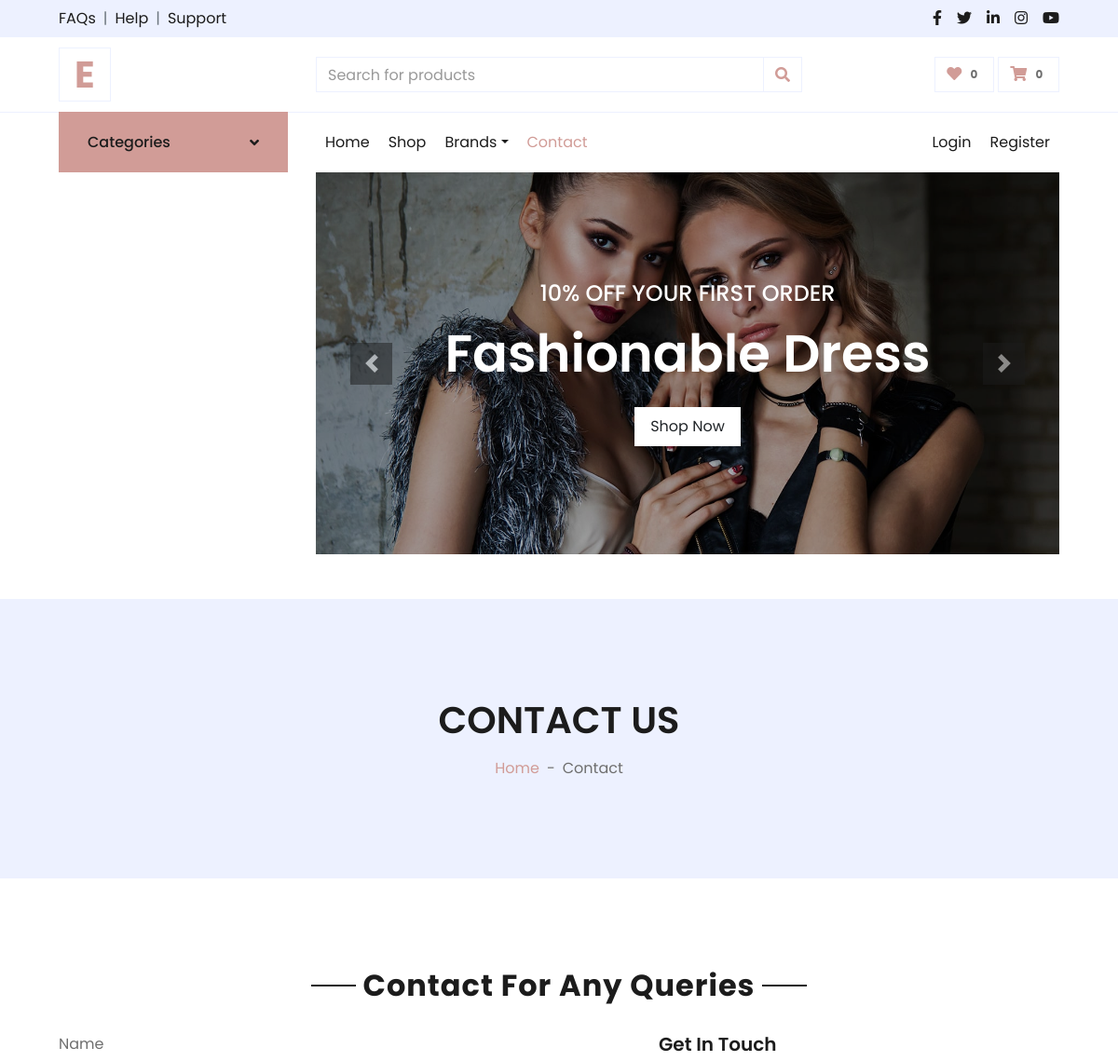
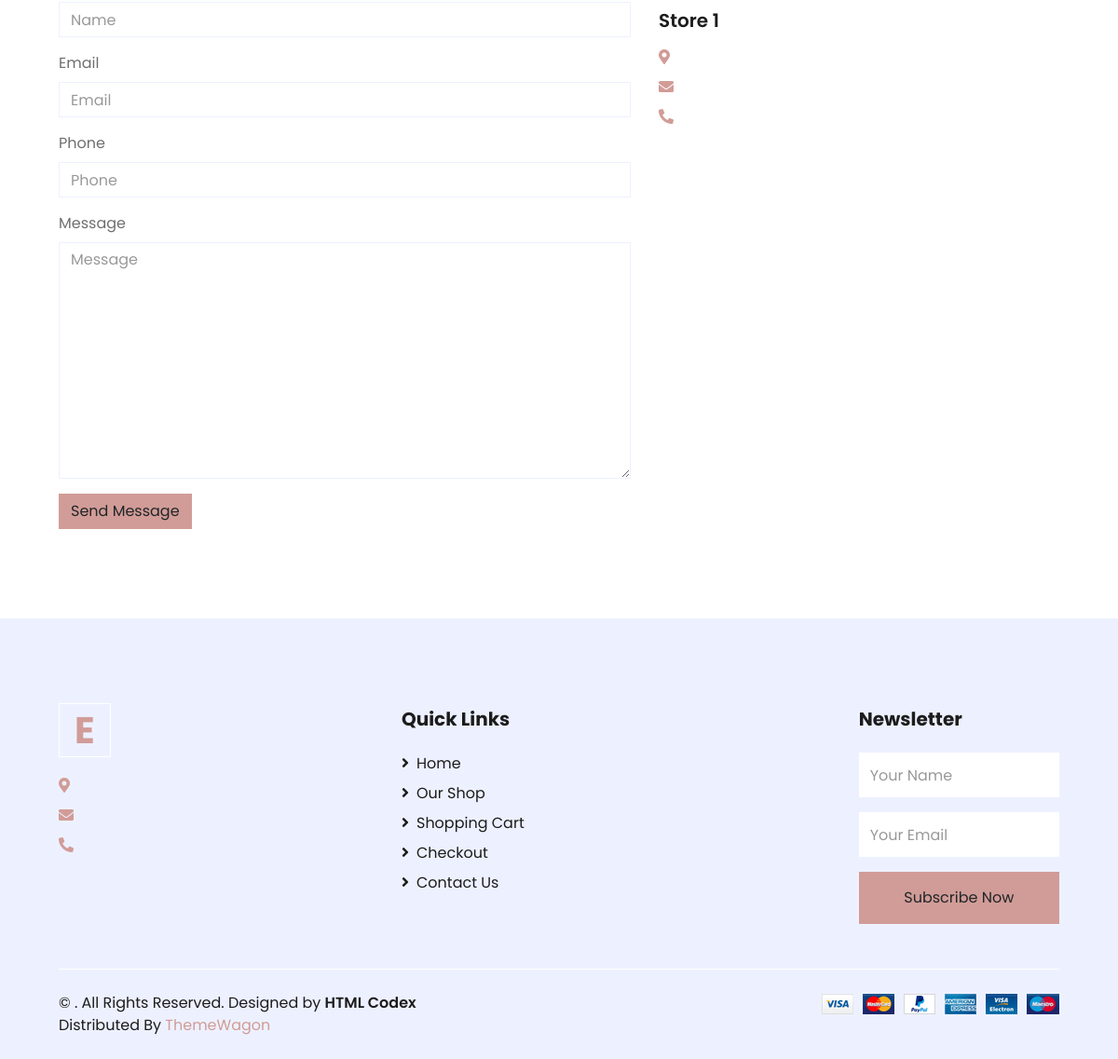
The app's page /contact/, older data (2 pictures, top to bottom).
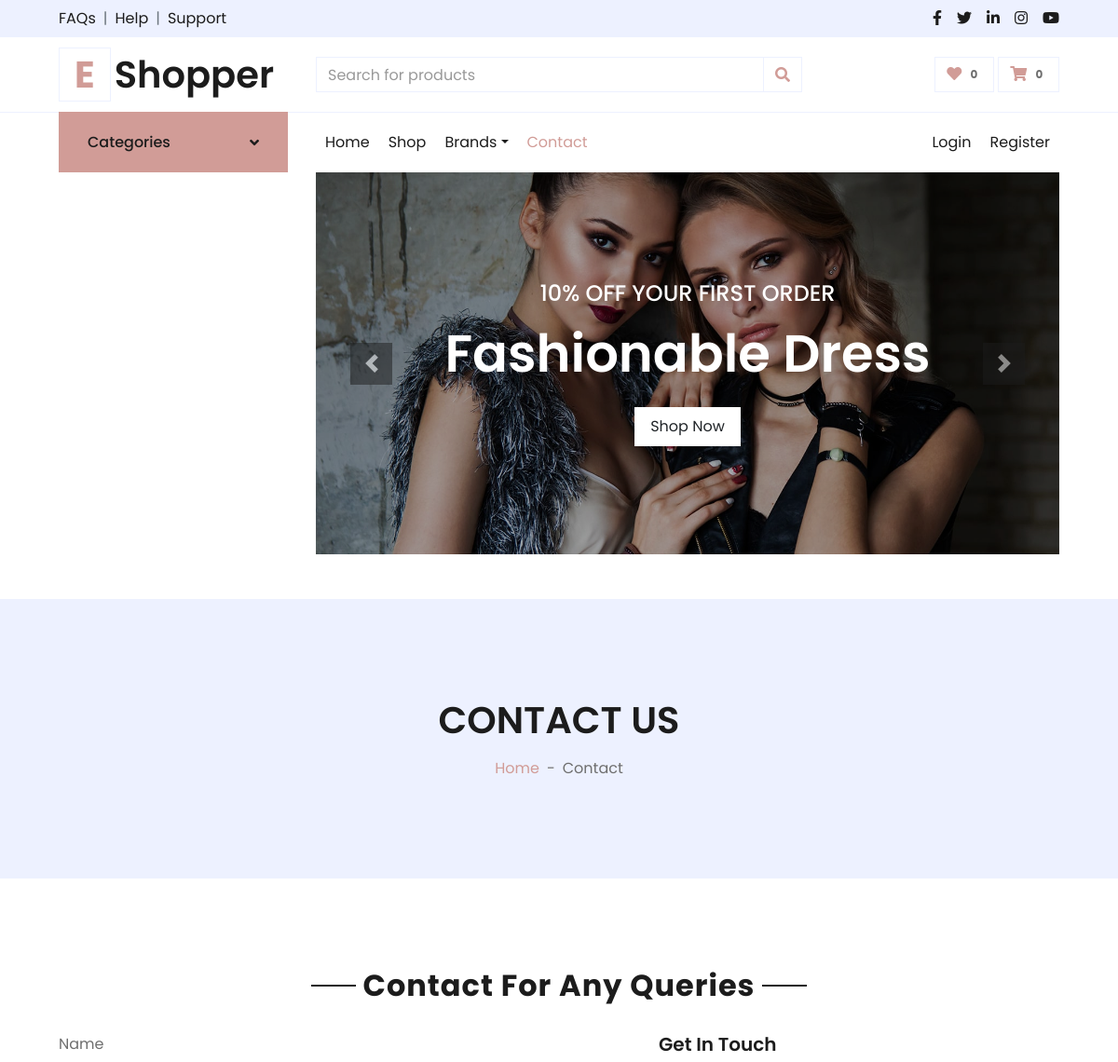
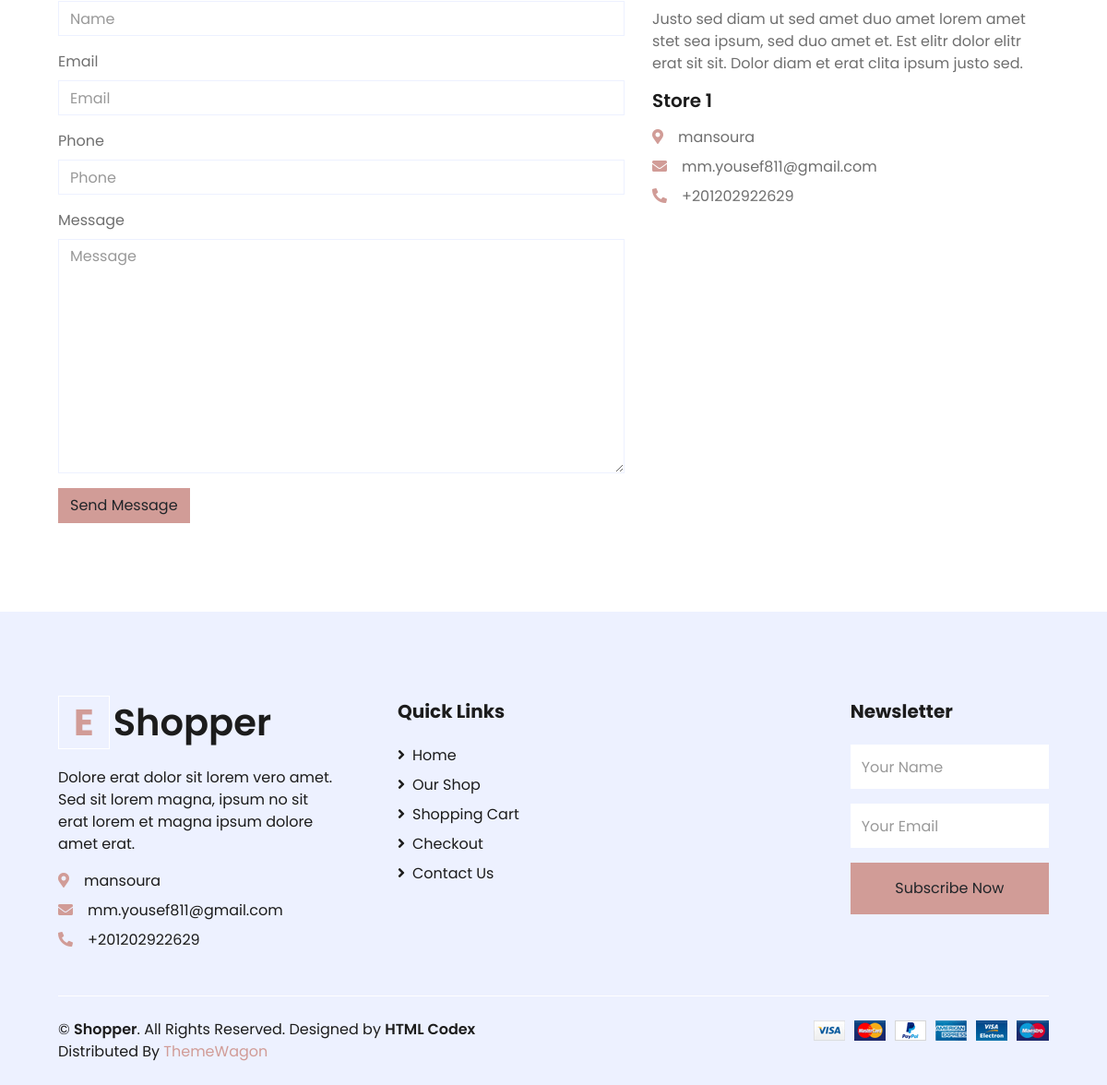
The same page, newer data (2 pictures, top to bottom).
### settings/models.py (models this page shows, shortened)
class Settings(models.Model):
    site_name = models.CharField( max_length=50)
    logo = models.ImageField( upload_to='setting/')
    phone = models.CharField( max_length=30)
    email = models.EmailField( max_length=254)
    description = models.TextField(max_length=1000)
    fb_link = models.URLField( max_length=200)
    twitter_link = models.URLField( max_length=200)
    instagram_link = models.URLField( max_length=200)
    address = models.CharField( max_length=50)
    get_in_touch = models.TextField(max_length=1000)

### settings/views.py (the view)
# urls.py: path('contact/', contact ,name = 'contact'),
def contact(request):
    if request.method == "POST":
        form = ContactForm(request.POST)
        if form.is_valid():
            form.save()
            subject = "Welcome to EShopper site"
            message = "Our team will contact you within 24hrs."
            email_from = settings.EMAIL_HOST_USER
            email = form.cleaned_data['email']
            recipient_list =email
            send_mail(subject, message, email_from, [recipient_list])
            messages.success(request, 'Your Message send successfully.')
        else:
            messages.error(request, 'Pls try agian.')
    else:
        form = ContactForm()
    about = Settings.objects.last()
    context = {'form':form,
               'about':about}
    return render(request,'contact.html',context)

### settings/forms.py
class ContactForm(forms.ModelForm):
    class Meta:
        model = Contact
        fields = '__all__'

### products/models.py (called while the page is built)
    def get_url(self):
        return reverse('product_by_subcategory',args=[self.id])

    def get_url(self):
        return reverse('product_by_brand',args=[self.slug])

    def __str__(self):
        return self.BRDName

### products/product_context.py (called while the page is built)
def category_nav(request):
    categories = Category.objects.all()
    brands = Brand.objects.all()
    context = {
        'categories':categories,
        'brands':brands
    }
    return context

### settings/templates/contact.html (shortened to what this page needs)
{% extends 'base.html' %}
{% load static %}
{% load django_bootstrap5 %}
{% block body %}
<div class="container-fluid bg-secondary mb-5">
    <div class="d-flex flex-column align-items-center justify-content-center" style="min-height: 300px">
        <h1 class="font-weight-semi-bold text-uppercase mb-3">Contact Us</h1>
        <div class="d-inline-flex">
            <p class="m-0"><a href="/">Home</a></p>
            <p class="m-0 px-2">-</p>
            <p class="m-0">Contact</p>
        </div>
    </div>
</div>
<div class="container-fluid pt-5">
    <div class="text-center mb-4">
        <h2 class="section-title px-5"><span class="px-2">Contact For Any Queries</span></h2>
    </div>
    <div class="row px-xl-5">
        <div class="col-lg-7 mb-5">
            <div class="contact-form">
                <form method="POST" class="form">
                    {% bootstrap_form form %}
                    {% bootstrap_button button_type="submit" content="Send Message" %}
                </form>
            </div>
        </div>
        <div class="col-lg-5 mb-5">
            <h5 class="font-weight-semi-bold mb-3">Get In Touch</h5>
            <p>{{about.get_in_touch}}</p>
            <div class="d-flex flex-column mb-3">
                <h5 class="font-weight-semi-bold mb-3">Store 1</h5>
                <p class="mb-2"><i class="fa fa-map-marker-alt text-primary mr-3"></i>{{about.address}}</p>
                <p class="mb-2"><i class="fa fa-envelope text-primary mr-3"></i>{{about.email}}</p>
                <p class="mb-2"><i class="fa fa-phone-alt text-primary mr-3"></i>{{about.phone}}</p>
            </div>
        </div>
    </div>
</div>
{% endblock body%}

### templates/base.html (shortened to what the changed rows need)
{% load static %}
<!DOCTYPE HTML>
<html lang="en">
<head>
    <link href="https://cdnjs.cloudflare.com/ajax/libs/font-awesome/5.10.0/css/all.min.css" rel="stylesheet">
    <link href="{% static 'lib/owlcarousel/assets/owl.carousel.min.css'%}" rel="stylesheet">
    <link href="{% static 'css/style.css'%}" rel="stylesheet">
</head>
<body>
    <div class="container-fluid">
        <div class="row align-items-center py-3 px-xl-5">
            <div class="col-lg-3 d-none d-lg-block">
                <a href="/" class="text-decoration-none">
                    <h1 class="m-0 display-5 font-weight-semi-bold"><span
                            class="text-primary font-weight-bold border px-3 mr-1">E</span>{{about_site.site_name}}</h1>
                </a>
            </div>
        </div>
    </div>
    {% block body %}
    {% endblock body %}
    <div class="container-fluid bg-secondary text-dark mt-5 pt-5">
        <div class="row px-xl-5 pt-5">
            <div class="col-lg-4 col-md-12 mb-5 pr-3 pr-xl-5">
                <a href="/" class="text-decoration-none">
                    <h1 class="mb-4 display-5 font-weight-semi-bold"><span
                            class="text-primary font-weight-bold border border-white px-3 mr-1">E</span>{{about_site.site_name}}
                    </h1>
                </a>
                <p>{{about_site.description}}</p>
                <p class="mb-2"><i class="fa fa-map-marker-alt text-primary mr-3"></i>{{about_site.address}}</p>
                <p class="mb-2"><i class="fa fa-envelope text-primary mr-3"></i>{{about_site.email}}</p>
                <p class="mb-0"><i class="fa fa-phone-alt text-primary mr-3"></i>{{about_site.phone}}</p>
            </div>
        </div>
        <div class="row border-top border-light mx-xl-5 py-4">
            <div class="col-md-6 px-xl-0">
                <p class="mb-md-0 text-center text-md-left text-dark">
                    &copy; <a class="text-dark font-weight-semi-bold" href="/">{{about_site.site_name}}</a>. All Rights
                    Reserved.
                    Designed
                    by
                    <a class="text-dark font-weight-semi-bold" href="https://htmlcodex.com">HTML Codex</a><br>
                    Distributed By <a href="https://themewagon.com" target="_blank">ThemeWagon</a>
                </p>
            </div>
        </div>
    </div>
</body>
</html>

Row changes from the older to the newer data that the page shows:
added Settings: site_name "Shopper", get_in_touch "Justo sed diam ut sed amet duo amet lorem amet stet sea ipsum, sed duo amet et. Est elitr dolor elitr erat sit sit. Dolor diam et erat clita ipsum justo sed.", address "mansoura", email "mm.yousef811@gmail.com", phone "+201202922629", description "Dolore erat dolor sit lorem vero amet. Sed sit lorem magna, ipsum no sit erat lorem et magna ipsum dolore amet erat."
